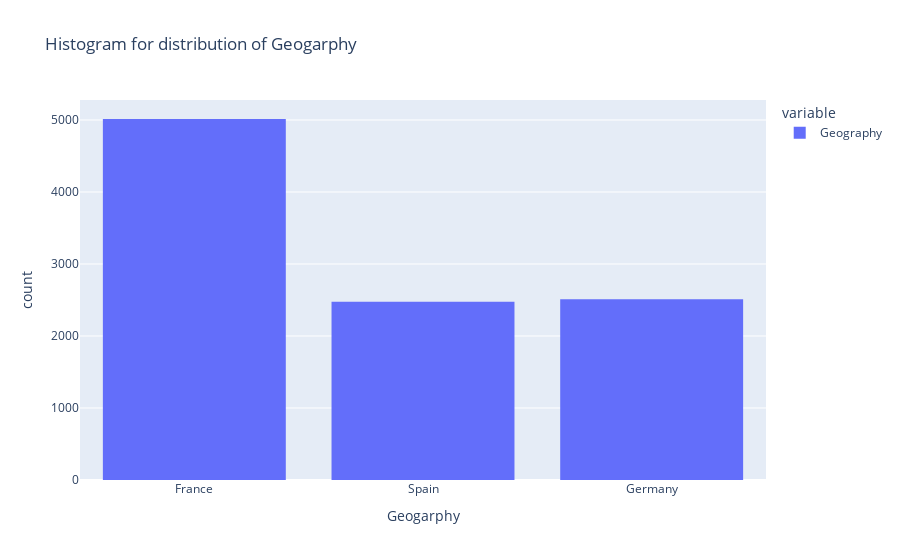

The notebook cell this image was saved under:
### Markdown cell above
2. We would also like to know how the data is distributed. Some models require features to be 
normally distributed, and highly skewed variables can affect summary statistics if left 
unchecked. Produce the appropriate visualisation for the distribution of:

### Code cell
# i. Geography
#the below histogram shows normal distributation of data
fig21=pe.histogram(df["Geography"], title="Histogram for distribution of Geogarphy")
fig21.update_xaxes(title_text="Geogarphy")
fig21.show()
#fig21_2.show()

### Figure 1 — Plotly figure (JSON) as saved in the notebook; plotly's stock layout.template omitted (floating-point values rounded to 4 significant figures; data arrays with more than 128 entries replaced by an {"elided": "..."} marker saying what was removed)
{"data": [{"alignmentgroup": "True", "bingroup": "x", "hovertemplate": "variable=Geography<br>value=%{x}<br>count=%{y}<extra></extra>", "legendgroup": "Geography", "marker": {"color": "#636efa", "pattern": {"shape": ""}}, "name": "Geography", "offsetgroup": "Geography", "orientation": "v", "showlegend": true, "type": "histogram", "x": {"elided": "10000 str values"}, "xaxis": "x", "yaxis": "y"}], "layout": {"barmode": "relative", "legend": {"title": {"text": "variable"}, "tracegroupgap": 0}, "title": {"text": "Histogram for distribution of Geogarphy"}, "xaxis": {"anchor": "y", "domain": [0, 1], "title": {"text": "Geogarphy"}}, "yaxis": {"anchor": "x", "domain": [0, 1], "title": {"text": "count"}}}}
